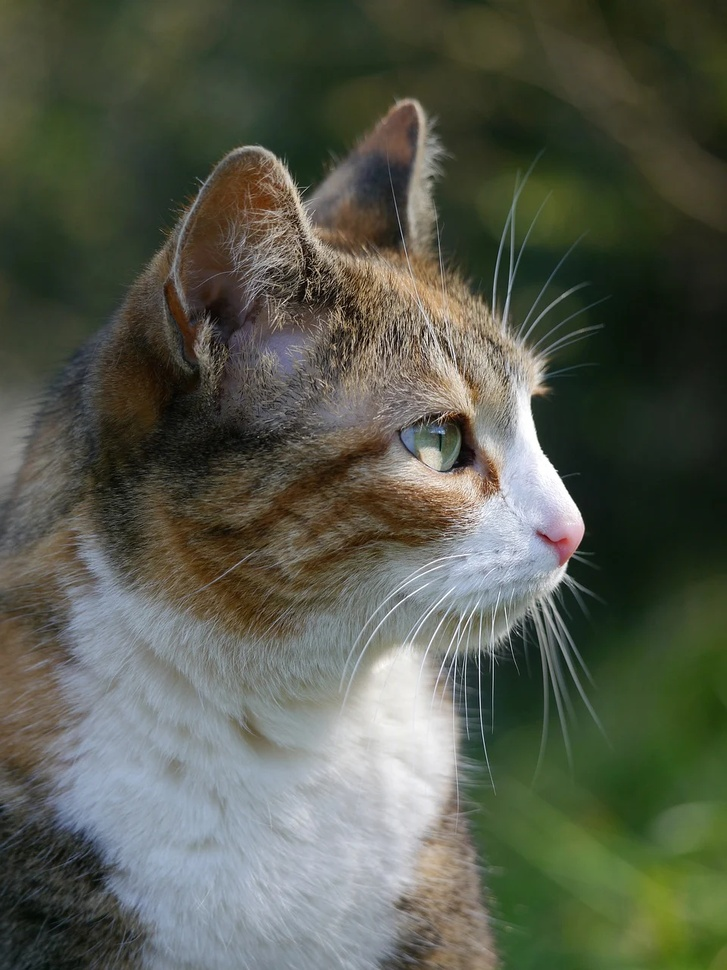
#> input picture cat.jpg, 727 x 970 px, shrunk from 960 x 1280 before the run
$ python binarize.py
#> lines starting #> are read from the running program, lines starting #| are printed output that depends on the picture; after the words box and inside, x2 and y2 are one past the last pixel; in counts of white or black regions, pixels touching at a corner belong together
"""

Binary Images

"""

# using numpy
import cv2

# using matplotlib
import matplotlib.pyplot as plt
import numpy as np

img = cv2.imread("cat.jpg", cv2.IMREAD_GRAYSCALE)
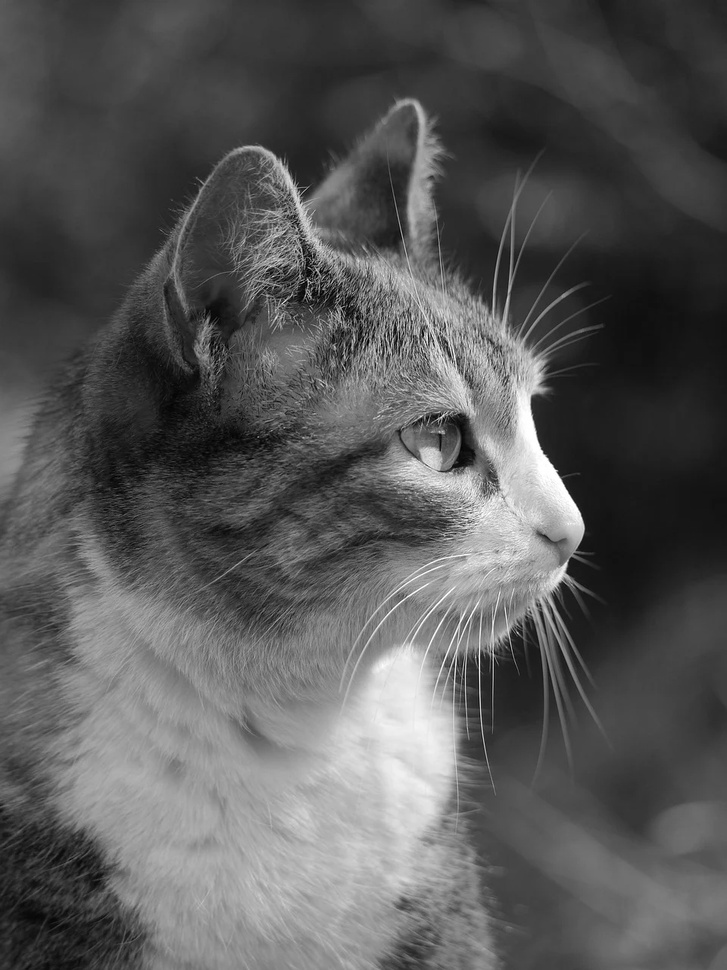
#> img: shape (970, 727); min 0, max 255, mean 88.2
# apply thresholding to convert grayscale to binary image
ret, thresh = cv2.threshold(img, 150, 255, cv2.THRESH_BINARY)
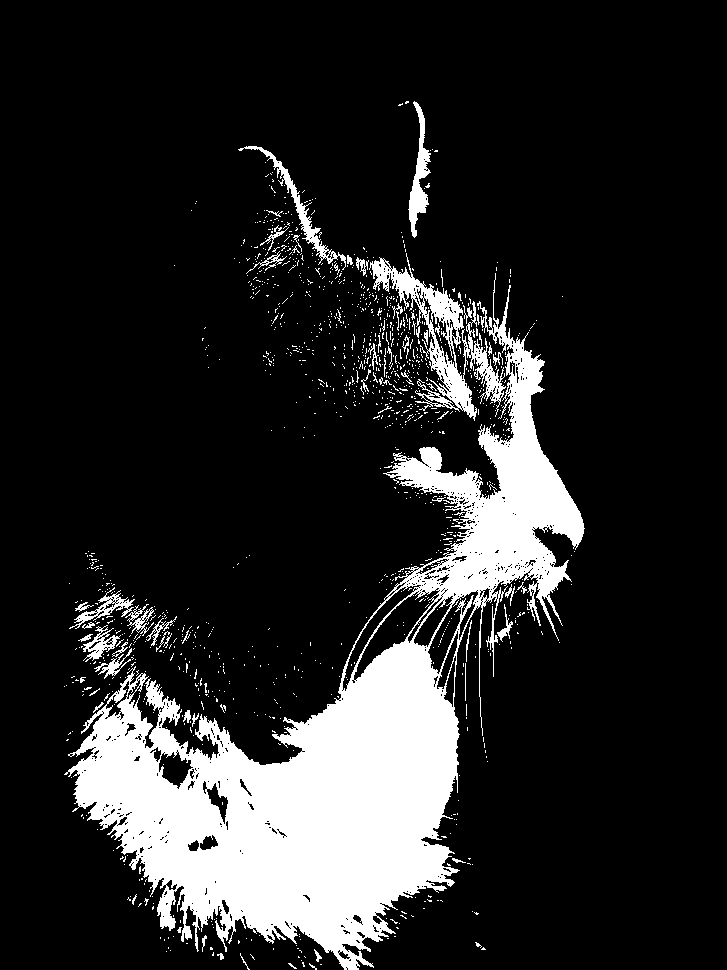
#> thresh: shape (970, 727); 15.5% white; 1246 white regions (1186 under 20 px), largest, box (x1, y1, x2, y2) and area: (64, 273, 585, 970) 94346, (369, 253, 506, 421) 5347, (408, 101, 431, 238) 1192

w, h = thresh.shape[:2]
#> w = 970; h = 727
max_pixel_value = thresh.max()
#> max_pixel_value = 255
print(f" max pix value : {max_pixel_value}")
#|  max pix value : 255

newImage = np.zeros([w, h])

for i in range(w):
    for j in range(h):
        newImage[i, j] = max_pixel_value - thresh[i, j]


f = plt.figure()
f.add_subplot(1, 2, 1)
plt.imshow(thresh, cmap=plt.get_cmap("binary"))
f.add_subplot(1, 2, 2)
plt.imshow(newImage, cmap=plt.get_cmap("binary"))
plt.show()
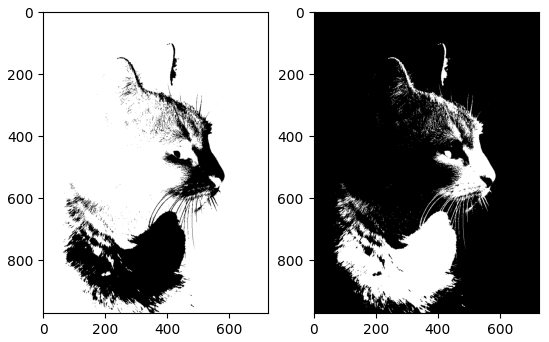
#> figure drawn by matplotlib, 2 panels
